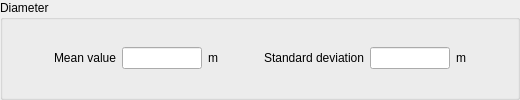
       <widget class="QGroupBox" name="groupBoxDiameter">
        <property name="toolTip">
         <string>&lt;html&gt;&lt;head/&gt;&lt;body&gt;&lt;p&gt;&lt;span style=&quot; font-size:9pt;&quot;&gt;Specify the
          diameter of each particle in injection set.&lt;/span&gt;&lt;/p&gt;&lt;/body&gt;&lt;/html&gt;
         </string>
        </property>
        <property name="title">
         <string>Diameter</string>
        </property>
        <layout class="QGridLayout">
         <item row="0" column="0">
          <layout class="QGridLayout">
           <item row="0" column="0">
            <spacer>
             <property name="orientation">
              <enum>Qt::Horizontal</enum>
             </property>
             <property name="sizeHint" stdset="0">
              <size>
               <width>40</width>
               <height>20</height>
              </size>
             </property>
            </spacer>
           </item>
           <item row="0" column="1">
            <widget class="QFrame" name="frameDiameter">
             <property name="minimumSize">
              <size>
               <width>16</width>
               <height>42</height>
              </size>
             </property>
             <property name="frameShape">
              <enum>QFrame::NoFrame</enum>
             </property>
             <property name="frameShadow">
              <enum>QFrame::Raised</enum>
             </property>
             <layout class="QGridLayout">
              <property name="margin">
               <number>0</number>
              </property>
              <item row="0" column="0">
               <layout class="QGridLayout">
                <item row="0" column="0">
                 <widget class="QLabel" name="labelIDPT">
                  <property name="toolTip">
                   <string>&lt;html&gt;&lt;head/&gt;&lt;body&gt;&lt;p&gt;&lt;span style=&quot; font-size:9pt;&quot;&gt;Specify
                    a constant mean diameter and a standard deviation.&lt;/span&gt;&lt;/p&gt;&lt;/body&gt;&lt;/html&gt;
                   </string>
                  </property>
                  <property name="text">
                   <string>Mean value</string>
                  </property>
                 </widget>
                </item>
                <item row="0" column="1">
                 <widget class="QLineEdit" name="lineEditIDPT">
                  <property name="maximumSize">
                   <size>
                    <width>80</width>
                    <height>16777215</height>
                   </size>
                  </property>
                  <property name="toolTip">
                   <string>&lt;html&gt;&lt;head/&gt;&lt;body&gt;&lt;p&gt;&lt;span style=&quot; font-size:9pt;&quot;&gt;Specify
                    a constant mean diameter and a standard deviation.&lt;/span&gt;&lt;/p&gt;&lt;/body&gt;&lt;/html&gt;
                   </string>
                  </property>
                 </widget>
                </item>
                <item row="0" column="2">
                 <widget class="QLabel" name="labelUnitIDPT">
                  <property name="toolTip">
                   <string>&lt;html&gt;&lt;head/&gt;&lt;body&gt;&lt;p&gt;&lt;span style=&quot; font-size:9pt;&quot;&gt;Specify
                    a constant mean diameter and a standard deviation.&lt;/span&gt;&lt;/p&gt;&lt;/body&gt;&lt;/html&gt;
                   </string>
                  </property>
                  <property name="text">
                   <string>m</string>
                  </property>
                 </widget>
                </item>
                <item row="0" column="3">
                 <spacer>
                  <property name="orientation">
                   <enum>Qt::Horizontal</enum>
                  </property>
                  <property name="sizeHint" stdset="0">
                   <size>
                    <width>40</width>
                    <height>20</height>
                   </size>
                  </property>
                 </spacer>
                </item>
                <item row="0" column="4">
                 <widget class="QLabel" name="labelIVDPT">
                  <property name="toolTip">
                   <string>&lt;html&gt;&lt;head/&gt;&lt;body&gt;&lt;p&gt;&lt;span style=&quot; font-size:9pt;&quot;&gt;Specify
                    a constant mean diameter and a standard deviation.&lt;/span&gt;&lt;/p&gt;&lt;/body&gt;&lt;/html&gt;
                   </string>
                  </property>
                  <property name="text">
                   <string>Standard deviation</string>
                  </property>
                 </widget>
                </item>
                <item row="0" column="5">
                 <widget class="QLineEdit" name="lineEditIVDPT">
                  <property name="maximumSize">
                   <size>
                    <width>80</width>
                    <height>16777215</height>
                   </size>
                  </property>
                  <property name="toolTip">
                   <string>&lt;html&gt;&lt;head/&gt;&lt;body&gt;&lt;p&gt;&lt;span style=&quot; font-size:9pt;&quot;&gt;Specify
                    a constant mean diameter and a standard deviation.&lt;/span&gt;&lt;/p&gt;&lt;/body&gt;&lt;/html&gt;
                   </string>
                  </property>
                 </widget>
                </item>
                <item row="0" column="6">
                 <widget class="QLabel" name="labelUnitIVDPT">
                  <property name="toolTip">
                   <string>&lt;html&gt;&lt;head/&gt;&lt;body&gt;&lt;p&gt;&lt;span style=&quot; font-size:9pt;&quot;&gt;Specify
                    a constant mean diameter and a standard deviation.&lt;/span&gt;&lt;/p&gt;&lt;/body&gt;&lt;/html&gt;
                   </string>
                  </property>
                  <property name="text">
                   <string>m</string>
                  </property>
                 </widget>
                </item>
               </layout>
              </item>
             </layout>
            </widget>
           </item>
           <item row="0" column="2">
            <spacer>
             <property name="orientation">
              <enum>Qt::Horizontal</enum>
             </property>
             <property name="sizeHint" stdset="0">
              <size>
               <width>40</width>
               <height>20</height>
              </size>
             </property>
            </spacer>
           </item>
          </layout>
         </item>
        </layout>
       </widget>
